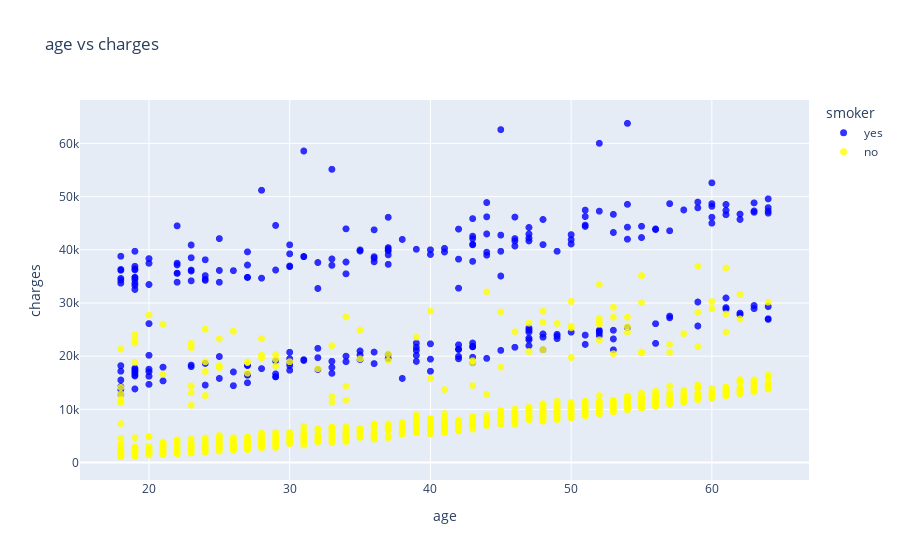

Here is the notebook cell this chart was saved with:
### Code cell
fig = px.scatter(df,
                   x='age',
                   y='charges',
                   color='smoker',
                   opacity=0.8,
                   hover_data=['sex'],
                   color_discrete_sequence=['blue','yellow'],
                   title='age vs charges')
fig.update_traces(marker_size=7)
fig.show()

### Figure 1 — Plotly figure (JSON) as saved in the notebook; plotly's stock layout.template omitted (floating-point values rounded to 4 significant figures; data arrays with more than 128 entries replaced by an {"elided": "..."} marker saying what was removed)
{"data": [{"customdata": {"elided": "274x1 str values"}, "hovertemplate": "smoker=yes<br>age=%{x}<br>charges=%{y}<br>sex=%{customdata[0]}<extra></extra>", "legendgroup": "yes", "marker": {"color": "blue", "opacity": 0.8, "size": 7, "symbol": "circle"}, "mode": "markers", "name": "yes", "showlegend": true, "type": "scattergl", "x": {"elided": "274 int values"}, "xaxis": "x", "y": {"elided": "274 float values"}, "yaxis": "y"}, {"customdata": {"elided": "1064x1 str values"}, "hovertemplate": "smoker=no<br>age=%{x}<br>charges=%{y}<br>sex=%{customdata[0]}<extra></extra>", "legendgroup": "no", "marker": {"color": "yellow", "opacity": 0.8, "size": 7, "symbol": "circle"}, "mode": "markers", "name": "no", "showlegend": true, "type": "scattergl", "x": {"elided": "1064 int values"}, "xaxis": "x", "y": {"elided": "1064 float values"}, "yaxis": "y"}], "layout": {"legend": {"title": {"text": "smoker"}, "tracegroupgap": 0}, "title": {"text": "age vs charges"}, "xaxis": {"anchor": "y", "domain": [0, 1], "title": {"text": "age"}}, "yaxis": {"anchor": "x", "domain": [0, 1], "title": {"text": "charges"}}}}
